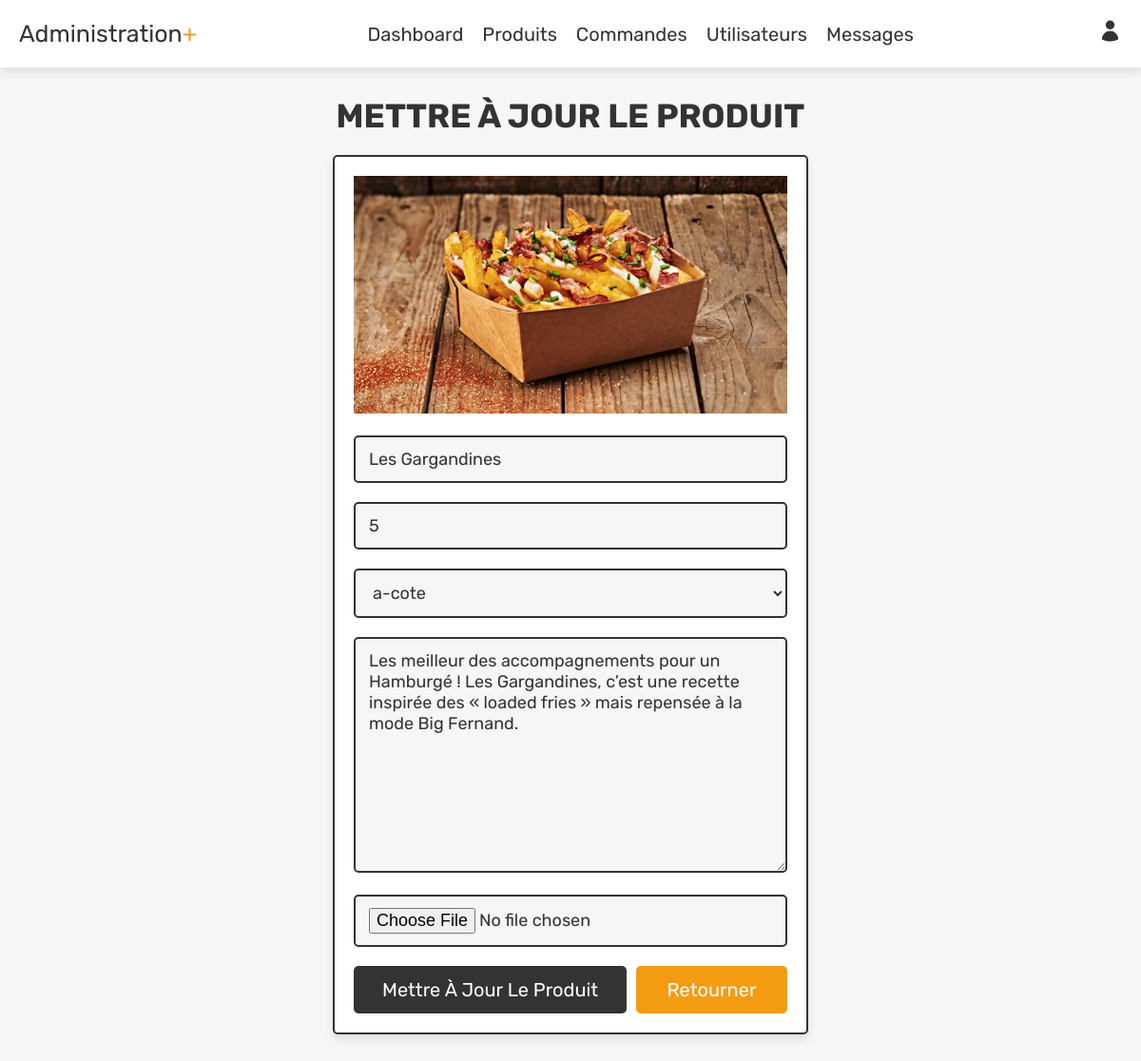
The app's page /admin_update_product.php?update=25 (signed in) with its own data.
### tables this page shows
CREATE TABLE `products` (
  `id` int NOT NULL,
  `name` varchar(100) NOT NULL,
  `category` varchar(20) NOT NULL,
  `details` varchar(500) NOT NULL,
  `price` int NOT NULL,
  `image` varchar(100) NOT NULL
);

### admin_update_product.php (the view, shortened to what this page needs)
<?php
@include 'config.php';
?>
<!DOCTYPE html>
<html lang="fr">
<head>
   <link rel="stylesheet" href="https://cdnjs.cloudflare.com/ajax/libs/font-awesome/6.1.1/css/all.min.css">
   <link rel="stylesheet" href="css/admin_style.css">
</head>
<body>
<?php include 'admin_header.php'; ?>
<section class="update-product">
   <h1 class="title"> Mettre à jour le produit</h1>
   <?php
      $update_id = $_GET['update'];
      $select_products = $conn->prepare("SELECT * FROM `products` WHERE id = ?");
      $select_products->execute([$update_id]);
      if($select_products->rowCount() > 0){
         while($fetch_products = $select_products->fetch(PDO::FETCH_ASSOC)){
   ?>
   <form action="" method="post" enctype="multipart/form-data">
      <img src="uploaded_img/<?= $fetch_products['image']; ?>" alt="">
      <input type="text" name="name" placeholder="Entrez le nom du produit" required class="box" value="<?= $fetch_products['name']; ?>">
      <input type="number" name="price" min="0" placeholder="Entrez le prix du produit" required class="box" value="<?= $fetch_products['price']; ?>">
      <select name="category" class="box" required>
         <option selected><?= $fetch_products['category']; ?></option>
      </select>
      <textarea name="details" required placeholder="Entrer le détail du produit" class="box" cols="30" rows="10"><?= $fetch_products['details']; ?></textarea>
      <input type="file" name="image" class="box" accept="image/jpg, image/jpeg, image/png">
      <div class="flex-btn">
         <input type="submit" class="btn" value="Mettre à jour le produit" name="update_product">
         <a href="admin_products.php" class="option-btn">Retourner</a>
      </div>
   </form>
   <?php
         }
      }else{
         echo '<p class="empty">Aucun produit trouvé !</p>';
      }
   ?>
</section>
</body>
</html>

### css/admin_style.css (style rules this page uses)
.update-product form { max-width: 50rem; padding:2rem; margin:0 auto; text-align: center; border:var(--border); box-shadow: var(--box-shadow); background-color: var(--white); border-radius: .5rem; }
.update-product form img { height: 25rem; object-fit: cover; margin-bottom: 1rem; }
.update-product form .box { width: 100%; border:var(--border); background-color: var(--white); border-radius: .5rem; background-color: var(--light-bg); padding:1.2rem 1.4rem; font-size: 1.8rem; color:var(--black); margin:1rem 0; }

### css/components.css (style rules this page uses)
:root { --green:#27ae60; --orange:#f39c12; --red:#e74c3c; --black:#333; --blue:#0000FF; --light-color:#666; --white:#fff; --light-bg:#f6f6f6; --border:.2rem solid var(--black); --box-shadow:0 .5rem 1rem rgba(0,0,0,.1); }
* { font-family: 'Rubik', sans-serif; margin:0; padding:0; box-sizing: border-box; outline: none; border:none; text-decoration: none; color:var(--black); }
body { background-color: var(--light-bg); padding-bottom: 6.5rem; }
html { font-size: 62.5%; overflow-x: hidden; scroll-behavior: smooth; scroll-padding-top: 6.5rem; }
section { padding:3rem 2rem; max-width: 1200px; margin:0 auto; }
img { width: 100%; object-fit: cover; }
.btn, .delete-btn, .option-btn { display: block; width: 100%; margin-top: 1rem; border-radius: .5rem; color:var(--white); font-size: 2rem; padding:1.3rem 3rem; text-transform: capitalize; cursor: pointer; text-align: center; }
.btn { background-color: var(--black); }
.option-btn { background-color: var(--orange); }
.flex-btn { display: flex; flex-wrap: wrap; gap:1rem; }
.flex-btn > * { flex:1; }
.title { text-align: center; margin-bottom: 2rem; text-transform: uppercase; color:var(--black); font-size: 3.5rem; }

### records on screen
products: image (picture), name "Les Gargandines", price "5", category "a-cote", details "Les meilleur des accompagnements pour un Hamburgé ! Les Gargandines, c’est une recette inspirée des « loaded fries » mais repensée à la mode Big Fernand."
